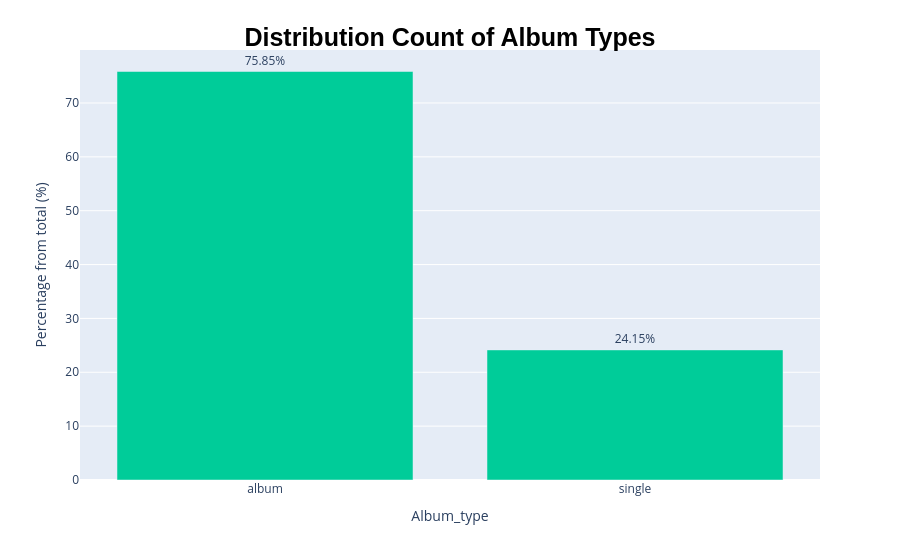

This figure's notebook cell:
### Markdown cell above
### Understanding the Dataset

### Code cell
album_counts = df['Album_type'].value_counts().reset_index()
album_counts.columns = ['Album_type', 'Count']
album_counts['Percentage'] = album_counts['Count'] / album_counts['Count'].sum() * 100

fig = px.bar(album_counts, x='Album_type', y='Percentage', text='Percentage', color_discrete_sequence=['#00CC99'] * len(album_counts))
fig.update_traces(texttemplate='%{y:.2f}%', textposition='outside', hovertemplate='%{x}<br>Total Songs: %{customdata}', customdata=album_counts[['Count']], textfont_size=12)

# ⬇️ Reduce top margin & remove forced y-axis max
fig.update_layout(yaxis_title="Percentage from total (%)", margin=dict(t=50),  # reduced from 120
    title=dict(text='<b>Distribution Count of Album Types</b>', x=0.5, y=0.95, font=dict(family="Helvetica", size=25)),
    title_font_color='black',
    legend=dict(title_font_family="Helvetica", font=dict(size=15), orientation="h", yanchor="bottom", y=0.99, xanchor="right", x=0.65),
    uniformtext_minsize=10, uniformtext_mode='hide')

fig.show()

### Figure 1 — Plotly figure (JSON) as saved in the notebook; plotly's stock layout.template omitted (floating-point values rounded to 4 significant figures)
{"data": [{"alignmentgroup": "True", "customdata": [[15714], [5004]], "hovertemplate": "%{x}<br>Total Songs: %{customdata}", "legendgroup": "", "marker": {"color": "#00CC99", "pattern": {"shape": ""}}, "name": "", "offsetgroup": "", "orientation": "v", "showlegend": false, "text": [75.85, 24.15], "textfont": {"size": 12}, "textposition": "outside", "texttemplate": "%{y:.2f}%", "type": "bar", "x": ["album", "single"], "xaxis": "x", "y": [75.85, 24.15], "yaxis": "y"}], "layout": {"autosize": true, "barmode": "relative", "legend": {"font": {"size": 15}, "orientation": "h", "title": {"font": {"family": "Helvetica"}}, "tracegroupgap": 0, "x": 0.65, "xanchor": "right", "y": 0.99, "yanchor": "bottom"}, "margin": {"t": 50}, "title": {"font": {"color": "black", "family": "Helvetica", "size": 25}, "text": "<b>Distribution Count of Album Types</b>", "x": 0.5, "y": 0.95}, "uniformtext": {"minsize": 10, "mode": "hide"}, "xaxis": {"anchor": "y", "autorange": true, "domain": [0, 1], "range": [-0.5, 1.5], "title": {"text": "Album_type"}, "type": "category"}, "yaxis": {"anchor": "x", "autorange": true, "domain": [0, 1], "range": [0, 79.84], "title": {"text": "Percentage from total (%)"}, "type": "linear"}}}
